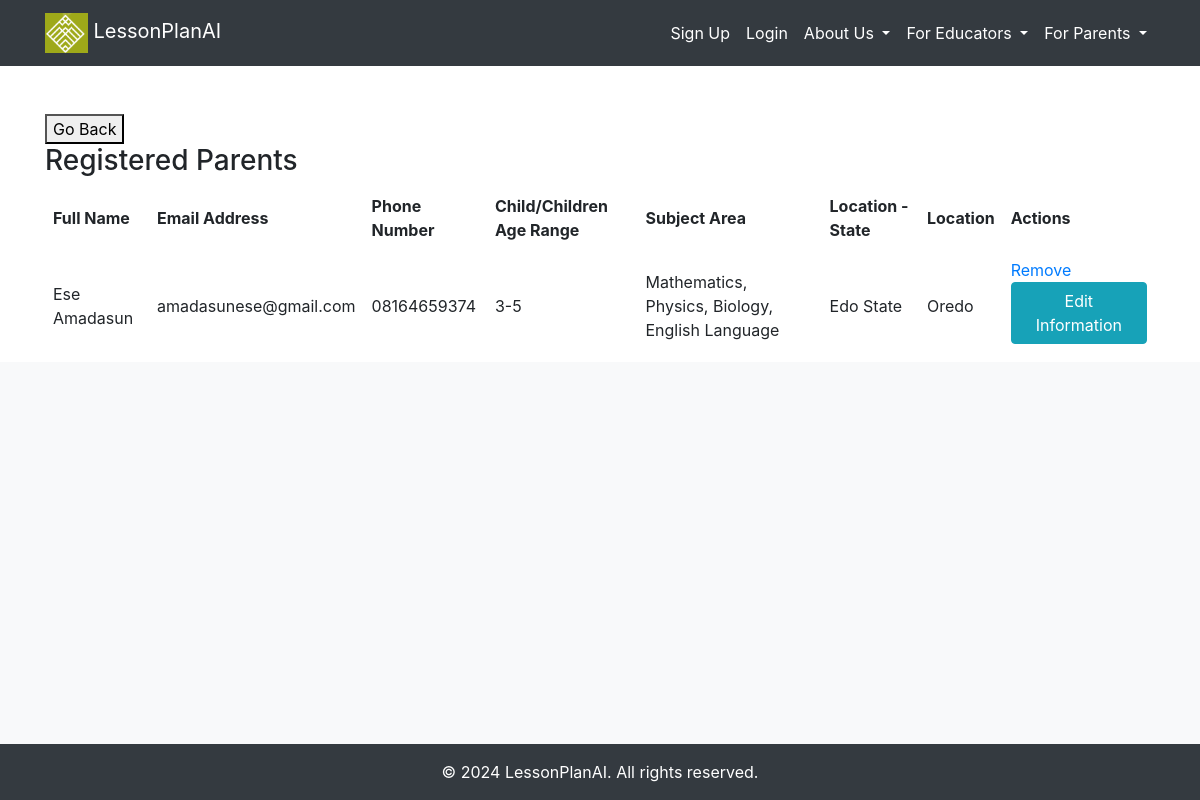
Screenshot of /registered_parents with the database file from the repository.
### src/accounts/models.py (models this page shows, shortened)
class Parent(db.Model):
    __tablename__ = "parent"
    id = db.Column(db.Integer, primary_key=True)
    full_name = db.Column(db.String(100), nullable=False)
    phone_number = db.Column(db.String(15), nullable=False)
    email = db.Column(db.String(120), nullable=False, unique=True)
    age_range = db.Column(db.String(20))
    subject_area = db.Column(db.String(100))
    state = db.Column(db.String(100))
    local_government = db.Column(db.String(100))
    created_at = db.Column(db.DateTime, default=datetime.utcnow)
    user_id = db.Column(db.Integer, db.ForeignKey('users.id'), nullable=False)
    user = db.relationship('User', backref=db.backref('parent', lazy=True))

### src/core/views.py (the view)
@core_bp.route('/registered_parents')
def registered_parents():
    parents = Parent.query.all()
    return render_template('accounts/registered_parents.html', parents=parents)

### src/templates/accounts/registered_parents.html
 {% extends '_base.html' %}
    {% block content %}
    <button onclick="window.history.back();">Go Back</button>
    <br>
    <h3>Registered Parents</h3>
    <table>
        <tr>
            <th>Full Name</th>
            <th>Email Address</th>
            <th>Phone Number</th>
            <th>Child/Children Age Range</th>
            <th>Subject Area</th>
            <th>Location - State</th>
            <th>Location</th>
            <th>Actions</th>
        </tr>
        {% for parent in parents %}
            <tr>
                <td>{{ parent.full_name }}</td>
                <td>{{ parent.email }}</td>
                <td>{{ parent.phone_number }}</td>
                <td>{{ parent.age_range }}</td>
                <td>{{ parent.subject_area }}</td>
                <td>{{ parent.state }}</td>
                <td>{{ parent.local_government }}</td>
                <td>
                    <a href="{{ url_for('core.delete_parent', parent_id=parent.id) }}">Remove</a>
                    <a href="{{ url_for('core.edit_parent', parent_id=parent.id) }}" class="btn btn-info">Edit Information</a>
                </td>
            </tr>
        {% else %}
            <tr>
                <td colspan="6">No registered parents found.</td>
            </tr>
        {% endfor %}
    </table>
    {% endblock %}

### src/static/styles.css (style rules this page uses)
a { text-decoration: none; }
body { display: flex; flex-direction: column; min-height: 100vh; }
table { width: 100%; border-collapse: collapse; }
th, td { border: 1px solid black; padding: 8px; text-align: left; }
.btn { width: 100%; margin-bottom: 10px; }

### rows the page displays
Parent: full_name "Ese Amadasun", email "amadasunese@gmail.com", phone_number "08164659374", age_range "3-5", subject_area "Mathematics, Physics, Biology, English Language", state "Edo State", local_government "Oredo"
